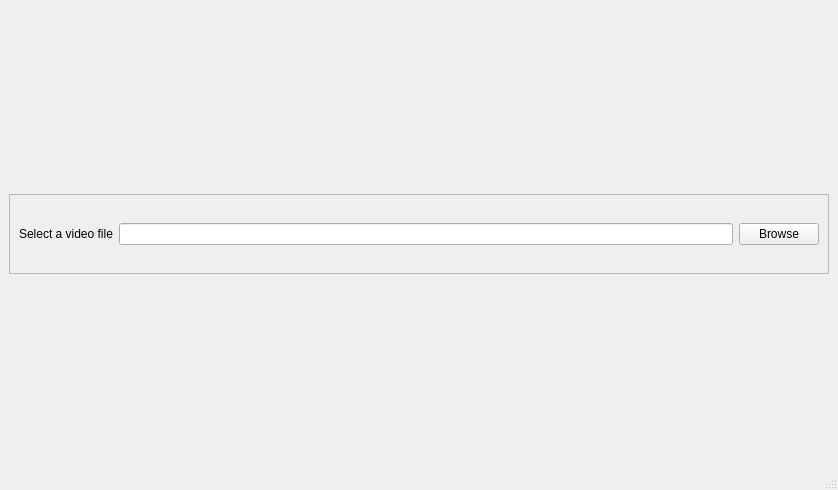
<?xml version="1.0" encoding="UTF-8"?>
<ui version="4.0">
 <class>MainWindow</class>
 <widget class="QMainWindow" name="MainWindow">
  <property name="geometry">
   <rect>
    <x>0</x>
    <y>0</y>
    <width>838</width>
    <height>490</height>
   </rect>
  </property>
  <property name="maximumSize">
   <size>
    <width>16777215</width>
    <height>16777215</height>
   </size>
  </property>
  <property name="windowTitle">
   <string>Video Quality Metrics</string>
  </property>
  <widget class="QWidget" name="centralwidget">
   <property name="sizePolicy">
    <sizepolicy hsizetype="Preferred" vsizetype="Preferred">
     <horstretch>0</horstretch>
     <verstretch>0</verstretch>
    </sizepolicy>
   </property>
   <layout class="QVBoxLayout" name="verticalLayout">
    <item>
     <widget class="QFrame" name="frame">
      <property name="maximumSize">
       <size>
        <width>16777215</width>
        <height>80</height>
       </size>
      </property>
      <property name="frameShape">
       <enum>QFrame::StyledPanel</enum>
      </property>
      <property name="frameShadow">
       <enum>QFrame::Raised</enum>
      </property>
      <layout class="QVBoxLayout" name="verticalLayout_2">
       <item>
        <layout class="QHBoxLayout" name="horizontalLayout">
         <item>
          <widget class="QLabel" name="labelselectfile">
           <property name="text">
            <string>Select a video file</string>
           </property>
          </widget>
         </item>
         <item>
          <widget class="QLineEdit" name="lineEditSelectFile"/>
         </item>
         <item>
          <widget class="QPushButton" name="pushButtonBrowse">
           <property name="text">
            <string>Browse</string>
           </property>
          </widget>
         </item>
        </layout>
       </item>
      </layout>
     </widget>
    </item>
   </layout>
  </widget>
  <widget class="QStatusBar" name="statusbar"/>
 </widget>
 <resources/>
 <connections/>
 <slots>
  <slot>slotBrowse()</slot>
 </slots>
</ui>
